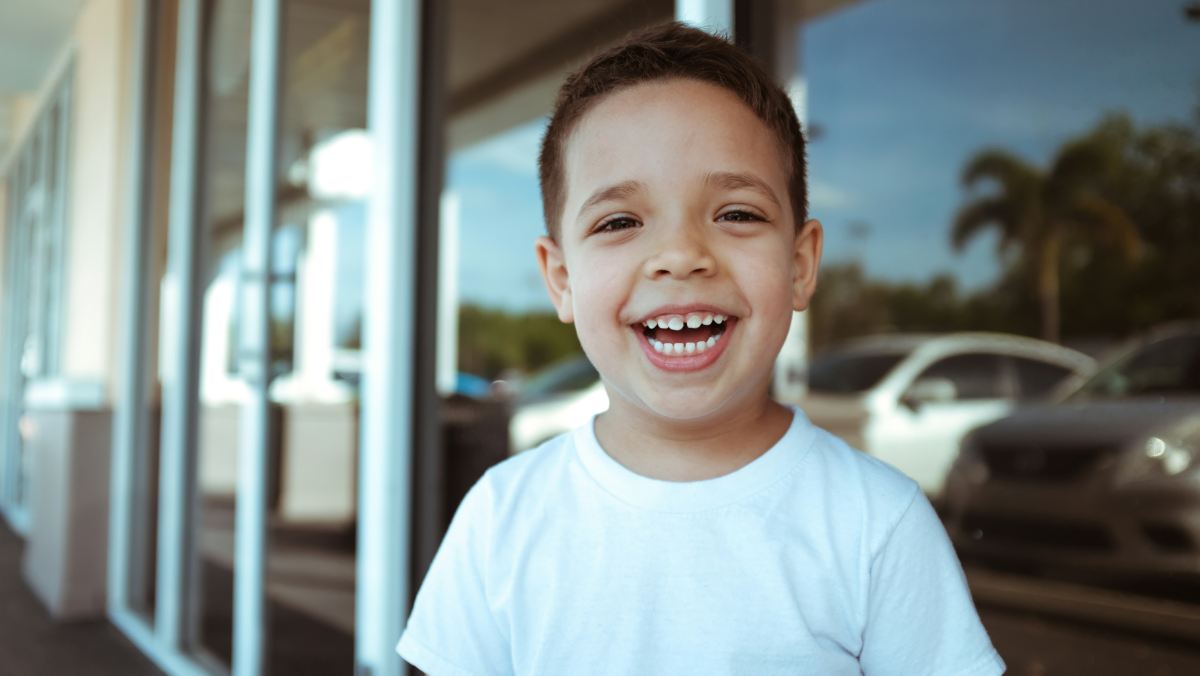
#> input picture AI_Lesson_8/example.jpg, 6000 x 3376 px (shown at 1/5 size)
$ python ColourConversion.py
#> lines starting #> are read from the running program, lines starting #| are printed output that depends on the picture
import cv2
import matplotlib.pyplot as plt

image = cv2.imread("example.jpg")
#> image is the input picture: shape (3376, 6000, 3); mean B, G, R 137, 139.2, 129.6

image_rgb = cv2.cvtColor(image,cv2.COLOR_BGR2RGB)
plt.imshow(image_rgb)
plt.title("RGB Image")
plt.show()

image_gray = cv2.cvtColor(image,cv2.COLOR_BGR2GRAY)
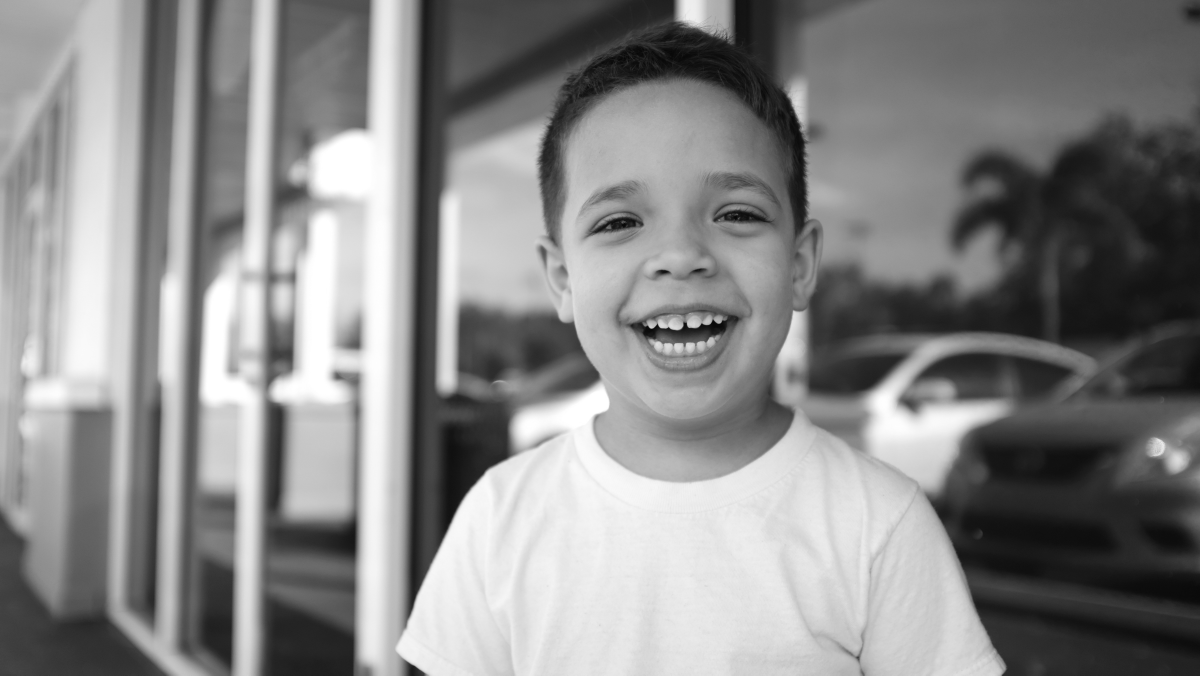
#> image_gray: shape (3376, 6000) (shown at 1/5 size); min 3, max 255, mean 136.1
plt.imshow(image_gray, cmap = 'gray')
plt.title("Gray Scale Image")
plt.show()

cropped_image = image[100:300,200:400]
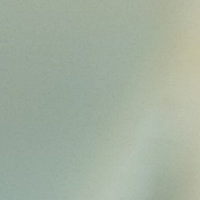
#> cropped_image: shape (200, 200, 3); mean B, G, R 159.8, 175.7, 163.5
cropped_rgb = cv2.cvtColor(cropped_image,cv2.COLOR_BGR2RGB)
plt.imshow(cropped_rgb)
plt.title("Cropped Region")
plt.show()
